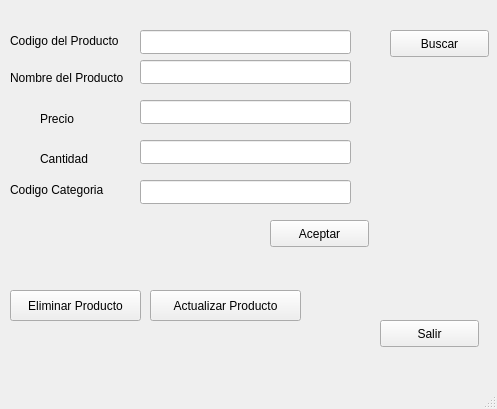
<?xml version="1.0" encoding="UTF-8"?>
<ui version="4.0">
 <class>Mantenimientos_Productos</class>
 <widget class="QMainWindow" name="Mantenimientos_Productos">
  <property name="geometry">
   <rect>
    <x>0</x>
    <y>0</y>
    <width>497</width>
    <height>409</height>
   </rect>
  </property>
  <property name="windowTitle">
   <string>Mantenimiento de Productos</string>
  </property>
  <widget class="QWidget" name="centralwidget">
   <widget class="QLabel" name="labelPrecio">
    <property name="geometry">
     <rect>
      <x>40</x>
      <y>110</y>
      <width>68</width>
      <height>17</height>
     </rect>
    </property>
    <property name="text">
     <string>Precio</string>
    </property>
   </widget>
   <widget class="QPushButton" name="btnActualizarProducto">
    <property name="geometry">
     <rect>
      <x>150</x>
      <y>290</y>
      <width>151</width>
      <height>31</height>
     </rect>
    </property>
    <property name="text">
     <string>Actualizar Producto</string>
    </property>
   </widget>
   <widget class="QPushButton" name="btnAceptar">
    <property name="geometry">
     <rect>
      <x>270</x>
      <y>220</y>
      <width>99</width>
      <height>27</height>
     </rect>
    </property>
    <property name="text">
     <string>Aceptar</string>
    </property>
   </widget>
   <widget class="QPushButton" name="btnSalir">
    <property name="geometry">
     <rect>
      <x>380</x>
      <y>320</y>
      <width>99</width>
      <height>27</height>
     </rect>
    </property>
    <property name="text">
     <string>Salir</string>
    </property>
   </widget>
   <widget class="QLabel" name="labelNombreProducto">
    <property name="geometry">
     <rect>
      <x>10</x>
      <y>70</y>
      <width>151</width>
      <height>16</height>
     </rect>
    </property>
    <property name="text">
     <string>Nombre del Producto</string>
    </property>
   </widget>
   <widget class="QLabel" name="labelCategoria">
    <property name="geometry">
     <rect>
      <x>10</x>
      <y>180</y>
      <width>121</width>
      <height>20</height>
     </rect>
    </property>
    <property name="text">
     <string>Codigo Categoria</string>
    </property>
   </widget>
   <widget class="QLabel" name="labelCantidad">
    <property name="geometry">
     <rect>
      <x>40</x>
      <y>150</y>
      <width>68</width>
      <height>17</height>
     </rect>
    </property>
    <property name="text">
     <string>Cantidad</string>
    </property>
   </widget>
   <widget class="QPushButton" name="btnEliminarProducto">
    <property name="geometry">
     <rect>
      <x>10</x>
      <y>290</y>
      <width>131</width>
      <height>31</height>
     </rect>
    </property>
    <property name="text">
     <string>Eliminar Producto</string>
    </property>
   </widget>
   <widget class="QPushButton" name="btnBuscar">
    <property name="geometry">
     <rect>
      <x>390</x>
      <y>30</y>
      <width>99</width>
      <height>27</height>
     </rect>
    </property>
    <property name="text">
     <string>Buscar</string>
    </property>
   </widget>
   <widget class="QLabel" name="labelCodProducto">
    <property name="geometry">
     <rect>
      <x>10</x>
      <y>30</y>
      <width>141</width>
      <height>21</height>
     </rect>
    </property>
    <property name="text">
     <string>Codigo del Producto</string>
    </property>
   </widget>
   <widget class="QLineEdit" name="txt_cod">
    <property name="geometry">
     <rect>
      <x>140</x>
      <y>30</y>
      <width>211</width>
      <height>24</height>
     </rect>
    </property>
   </widget>
   <widget class="QLineEdit" name="txt_prod">
    <property name="geometry">
     <rect>
      <x>140</x>
      <y>60</y>
      <width>211</width>
      <height>24</height>
     </rect>
    </property>
   </widget>
   <widget class="QLineEdit" name="txt_precio">
    <property name="geometry">
     <rect>
      <x>140</x>
      <y>100</y>
      <width>211</width>
      <height>24</height>
     </rect>
    </property>
   </widget>
   <widget class="QLineEdit" name="txt_cant">
    <property name="geometry">
     <rect>
      <x>140</x>
      <y>140</y>
      <width>211</width>
      <height>24</height>
     </rect>
    </property>
   </widget>
   <widget class="QLineEdit" name="txt_cod_cat">
    <property name="geometry">
     <rect>
      <x>140</x>
      <y>180</y>
      <width>211</width>
      <height>24</height>
     </rect>
    </property>
   </widget>
  </widget>
  <widget class="QMenuBar" name="menubar">
   <property name="geometry">
    <rect>
     <x>0</x>
     <y>0</y>
     <width>497</width>
     <height>22</height>
    </rect>
   </property>
  </widget>
  <widget class="QStatusBar" name="statusbar"/>
 </widget>
 <resources/>
 <connections/>
</ui>
